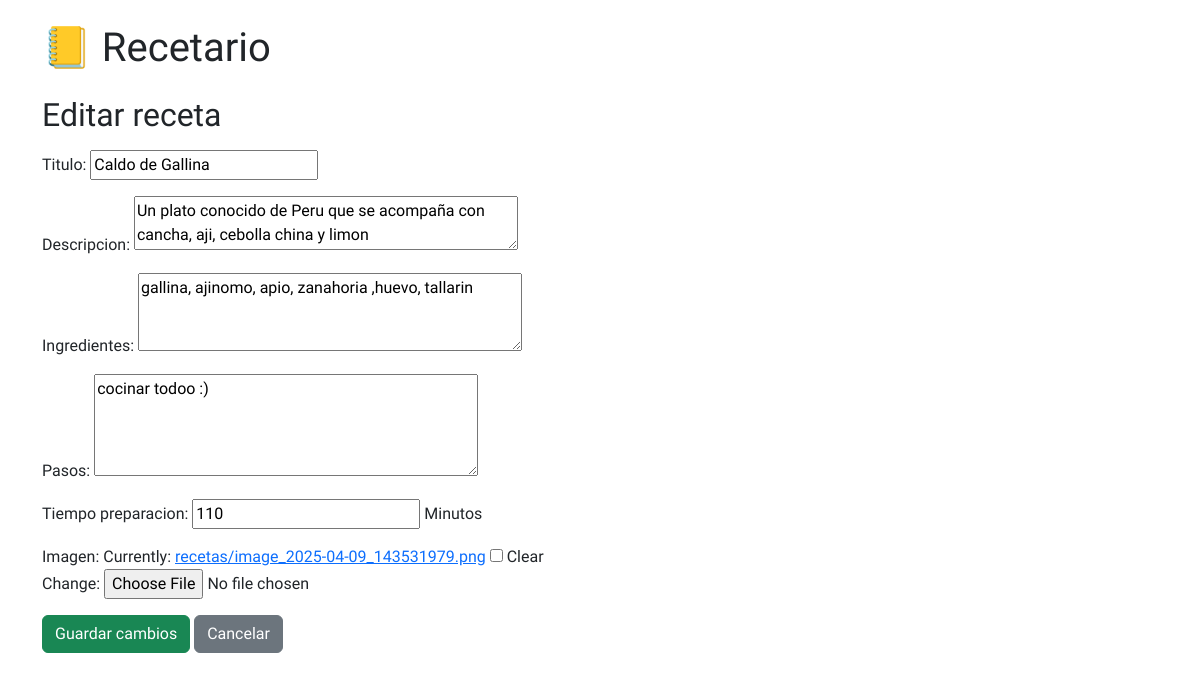
The page /receta/1/editar/ on the database as committed earlier.
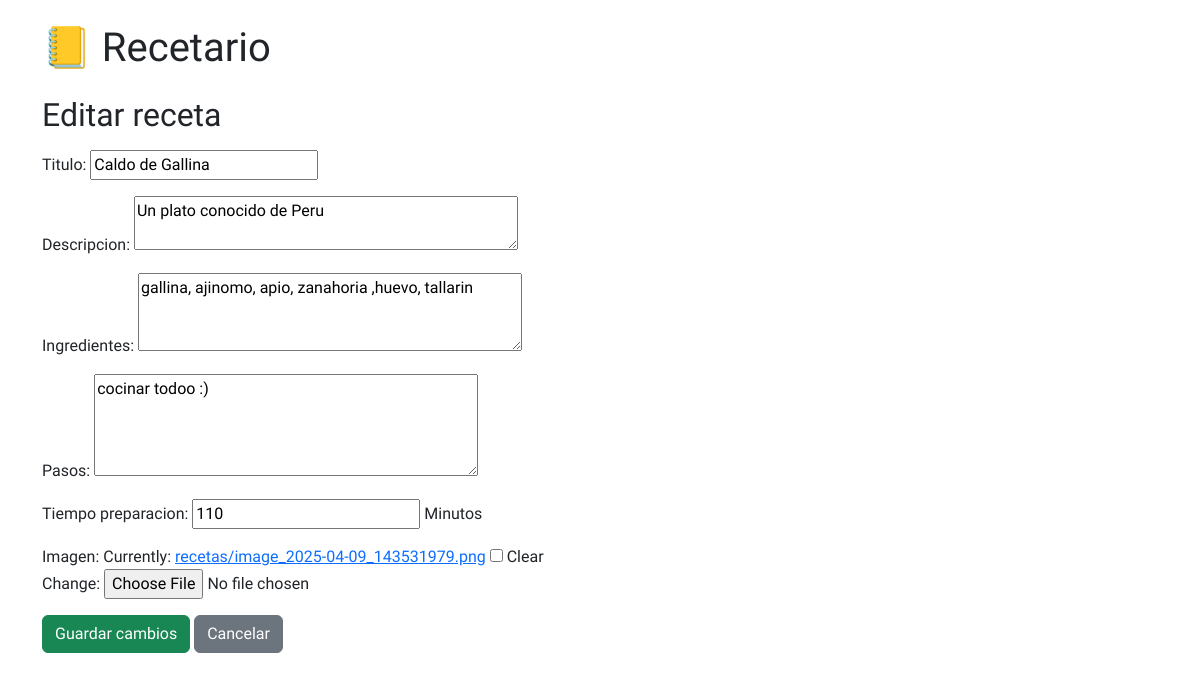
The same page on the database as committed later.
### core/models.py (models this page shows, shortened)
class Receta(models.Model):
    titulo = models.CharField(max_length=200)
    descripcion = models.TextField()
    ingredientes = models.TextField()
    pasos = models.TextField()
    tiempo_preparacion = models.IntegerField(help_text="Minutos")
    imagen = models.ImageField(upload_to='recetas/', null=True, blank=True)
    creado = models.DateTimeField(auto_now_add=True)

### core/views.py (the view)
# urls.py: path('receta/<int:receta_id>/editar/', views.editar_receta, name='editar_receta'),
def editar_receta(request, receta_id):
    receta = get_object_or_404(Receta, id=receta_id)
    if request.method == 'POST':
        form = RecetaForm(request.POST, request.FILES, instance=receta)
        if form.is_valid():
            form.save()
            return redirect('detalle_receta', receta_id=receta.id)
    else:
        form = RecetaForm(instance=receta)
    return render(request, 'core/editar_receta.html', {'form': form, 'receta': receta})

### core/forms.py
class RecetaForm(forms.ModelForm):
    class Meta:
        model = Receta
        fields = ['titulo', 'descripcion', 'ingredientes', 'pasos', 'tiempo_preparacion', 'imagen']
        widgets = {
            'descripcion': forms.Textarea(attrs={'rows': 2}),
            'ingredientes': forms.Textarea(attrs={'rows': 3}),
            'pasos': forms.Textarea(attrs={'rows': 4}),
        }

### core/templates/core/editar_receta.html (shortened to what this page needs)
{% extends 'core/base.html' %}
{% block content %}
<h2>Editar receta</h2>
<form method="post" enctype="multipart/form-data" class="mt-3">
    {{ form.as_p }}
    <button type="submit" class="btn btn-success">Guardar cambios</button>
    <a href="{% url 'detalle_receta' receta.id %}" class="btn btn-secondary">Cancelar</a>
</form>
{% endblock %}

Rows that differ between the two databases and show on the page:
changed Receta "Caldo de Gallina": descripcion "Un plato conocido de Peru que se acompaña con cancha, aji, cebolla china y limon" → "Un plato conocido de Peru"
